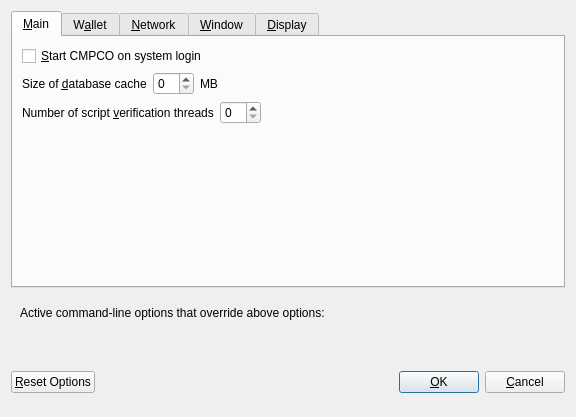
<?xml version="1.0" encoding="UTF-8"?>
<ui version="4.0">
 <class>OptionsDialog</class>
 <widget class="QDialog" name="OptionsDialog">
  <property name="geometry">
   <rect>
    <x>0</x>
    <y>0</y>
    <width>576</width>
    <height>417</height>
   </rect>
  </property>
  <property name="windowTitle">
   <string>Options</string>
  </property>
  <property name="modal">
   <bool>true</bool>
  </property>
  <layout class="QVBoxLayout" name="verticalLayout">
   <item>
    <widget class="QTabWidget" name="tabWidget">
     <property name="currentIndex">
      <number>0</number>
     </property>
     <widget class="QWidget" name="tabMain">
      <attribute name="title">
       <string>&amp;Main</string>
      </attribute>
      <layout class="QVBoxLayout" name="verticalLayout_Main">
       <item>
        <widget class="QCheckBox" name="bitcoinAtStartup">
         <property name="toolTip">
          <string>Automatically start CMPCO after logging in to the system.</string>
         </property>
         <property name="text">
          <string>&amp;Start CMPCO on system login</string>
         </property>
        </widget>
       </item>
       <item>
        <layout class="QHBoxLayout" name="horizontalLayout_2_Main">
         <item>
          <widget class="QLabel" name="databaseCacheLabel">
           <property name="text">
            <string>Size of &amp;database cache</string>
           </property>
           <property name="textFormat">
            <enum>Qt::PlainText</enum>
           </property>
           <property name="buddy">
            <cstring>databaseCache</cstring>
           </property>
          </widget>
         </item>
         <item>
          <widget class="QSpinBox" name="databaseCache"/>
         </item>
         <item>
          <widget class="QLabel" name="databaseCacheUnitLabel">
           <property name="text">
            <string>MB</string>
           </property>
           <property name="textFormat">
            <enum>Qt::PlainText</enum>
           </property>
          </widget>
         </item>
         <item>
          <spacer name="horizontalSpacer_2_Main">
           <property name="orientation">
            <enum>Qt::Horizontal</enum>
           </property>
           <property name="sizeHint" stdset="0">
            <size>
             <width>40</width>
             <height>20</height>
            </size>
           </property>
          </spacer>
         </item>
        </layout>
       </item>
       <item>
        <layout class="QHBoxLayout" name="horizontalLayout_3_Main">
         <item>
          <widget class="QLabel" name="threadsScriptVerifLabel">
           <property name="text">
            <string>Number of script &amp;verification threads</string>
           </property>
           <property name="textFormat">
            <enum>Qt::PlainText</enum>
           </property>
           <property name="buddy">
            <cstring>threadsScriptVerif</cstring>
           </property>
          </widget>
         </item>
         <item>
          <widget class="QSpinBox" name="threadsScriptVerif">
           <property name="toolTip">
            <string>(0 = auto, &lt;0 = leave that many cores free)</string>
           </property>
          </widget>
         </item>
         <item>
          <spacer name="horizontalSpacer_3_Main">
           <property name="orientation">
            <enum>Qt::Horizontal</enum>
           </property>
           <property name="sizeHint" stdset="0">
            <size>
             <width>40</width>
             <height>20</height>
            </size>
           </property>
          </spacer>
         </item>
        </layout>
       </item>
       <item>
        <spacer name="verticalSpacer_Main">
         <property name="orientation">
          <enum>Qt::Vertical</enum>
         </property>
         <property name="sizeHint" stdset="0">
          <size>
           <width>20</width>
           <height>40</height>
          </size>
         </property>
        </spacer>
       </item>
      </layout>
     </widget>
     <widget class="QWidget" name="tabWallet">
      <attribute name="title">
       <string>W&amp;allet</string>
      </attribute>
      <layout class="QVBoxLayout" name="verticalLayout_Wallet">
       <item>
        <widget class="QGroupBox" name="groupBox">
         <property name="title">
          <string>Expert</string>
         </property>
         <layout class="QVBoxLayout" name="verticalLayout_2">
          <item>
           <widget class="QCheckBox" name="coinControlFeatures">
            <property name="toolTip">
             <string>Whether to show coin control features or not.</string>
            </property>
            <property name="text">
             <string>Enable coin &amp;control features</string>
            </property>
           </widget>
          </item>
          <item>
           <widget class="QCheckBox" name="showMasternodesTab">
            <property name="toolTip">
             <string>Show additional tab listing all your masternodes in first sub-tab&lt;br/&gt;and all masternodes on the network in second sub-tab.</string>
            </property>
            <property name="text">
             <string>Show Masternodes Tab</string>
            </property>
           </widget>
          </item>
          <item>
           <widget class="QCheckBox" name="spendZeroConfChange">
            <property name="toolTip">
             <string>If you disable the spending of unconfirmed change, the change from a transaction&lt;br/&gt;cannot be used until that transaction has at least one confirmation.&lt;br/&gt;This also affects how your balance is computed.</string>
            </property>
            <property name="text">
             <string>&amp;Spend unconfirmed change</string>
            </property>
           </widget>
          </item>
         </layout>
        </widget>
       </item>
       <item>
        <spacer name="verticalSpacer_Wallet">
         <property name="orientation">
          <enum>Qt::Vertical</enum>
         </property>
         <property name="sizeHint" stdset="0">
          <size>
           <width>20</width>
           <height>40</height>
          </size>
         </property>
        </spacer>
       </item>
      </layout>
     </widget>
     <widget class="QWidget" name="tabNetwork">
      <attribute name="title">
       <string>&amp;Network</string>
      </attribute>
      <layout class="QVBoxLayout" name="verticalLayout_Network">
       <item>
        <widget class="QCheckBox" name="mapPortUpnp">
         <property name="toolTip">
          <string>Automatically open the CMPCO client port on the router. This only works when your router supports UPnP and it is enabled.</string>
         </property>
         <property name="text">
          <string>Map port using &amp;UPnP</string>
         </property>
        </widget>
       </item>
       <item>
        <widget class="QCheckBox" name="allowIncoming">
         <property name="toolTip">
          <string>Accept connections from outside</string>
         </property>
         <property name="text">
          <string>Allow incoming connections</string>
         </property>
        </widget>
       </item>
       <item>
        <widget class="QCheckBox" name="connectSocks">
         <property name="toolTip">
          <string>Connect to the CMPCO network through a SOCKS5 proxy.</string>
         </property>
         <property name="text">
          <string>&amp;Connect through SOCKS5 proxy (default proxy):</string>
         </property>
        </widget>
       </item>
       <item>
        <layout class="QHBoxLayout" name="horizontalLayout_1_Network">
         <item>
          <widget class="QLabel" name="proxyIpLabel">
           <property name="text">
            <string>Proxy &amp;IP:</string>
           </property>
           <property name="textFormat">
            <enum>Qt::PlainText</enum>
           </property>
           <property name="buddy">
            <cstring>proxyIp</cstring>
           </property>
          </widget>
         </item>
         <item>
          <widget class="QValidatedLineEdit" name="proxyIp">
           <property name="minimumSize">
            <size>
             <width>140</width>
             <height>0</height>
            </size>
           </property>
           <property name="maximumSize">
            <size>
             <width>140</width>
             <height>16777215</height>
            </size>
           </property>
           <property name="toolTip">
            <string>IP address of the proxy (e.g. IPv4: 127.0.0.1 / IPv6: ::1)</string>
           </property>
          </widget>
         </item>
         <item>
          <widget class="QLabel" name="proxyPortLabel">
           <property name="text">
            <string>&amp;Port:</string>
           </property>
           <property name="textFormat">
            <enum>Qt::PlainText</enum>
           </property>
           <property name="buddy">
            <cstring>proxyPort</cstring>
           </property>
          </widget>
         </item>
         <item>
          <widget class="QLineEdit" name="proxyPort">
           <property name="minimumSize">
            <size>
             <width>55</width>
             <height>0</height>
            </size>
           </property>
           <property name="maximumSize">
            <size>
             <width>55</width>
             <height>16777215</height>
            </size>
           </property>
           <property name="toolTip">
            <string>Port of the proxy (e.g. 9050)</string>
           </property>
          </widget>
         </item>
         <item>
          <spacer name="horizontalSpacer_1_Network">
           <property name="orientation">
            <enum>Qt::Horizontal</enum>
           </property>
           <property name="sizeHint" stdset="0">
            <size>
             <width>40</width>
             <height>20</height>
            </size>
           </property>
          </spacer>
         </item>
        </layout>
       </item>
       <item>
        <spacer name="verticalSpacer_Network">
         <property name="orientation">
          <enum>Qt::Vertical</enum>
         </property>
         <property name="sizeHint" stdset="0">
          <size>
           <width>20</width>
           <height>40</height>
          </size>
         </property>
        </spacer>
       </item>
      </layout>
     </widget>
     <widget class="QWidget" name="tabWindow">
      <attribute name="title">
       <string>&amp;Window</string>
      </attribute>
      <layout class="QVBoxLayout" name="verticalLayout_Window">
       <item>
        <widget class="QCheckBox" name="minimizeToTray">
         <property name="toolTip">
          <string>Show only a tray icon after minimizing the window.</string>
         </property>
         <property name="text">
          <string>&amp;Minimize to the tray instead of the taskbar</string>
         </property>
        </widget>
       </item>
       <item>
        <widget class="QCheckBox" name="minimizeOnClose">
         <property name="toolTip">
          <string>Minimize instead of exit the application when the window is closed. When this option is enabled, the application will be closed only after selecting Quit in the menu.</string>
         </property>
         <property name="text">
          <string>M&amp;inimize on close</string>
         </property>
        </widget>
       </item>
       <item>
        <spacer name="verticalSpacer_Window">
         <property name="orientation">
          <enum>Qt::Vertical</enum>
         </property>
         <property name="sizeHint" stdset="0">
          <size>
           <width>20</width>
           <height>40</height>
          </size>
         </property>
        </spacer>
       </item>
      </layout>
     </widget>
     <widget class="QWidget" name="tabDisplay">
      <attribute name="title">
       <string>&amp;Display</string>
      </attribute>
      <layout class="QVBoxLayout" name="verticalLayout_Display">
       <item>
        <layout class="QHBoxLayout" name="horizontalLayout_1_Display">
         <item>
          <widget class="QLabel" name="langLabel">
           <property name="text">
            <string>User Interface &amp;language:</string>
           </property>
           <property name="textFormat">
            <enum>Qt::PlainText</enum>
           </property>
           <property name="buddy">
            <cstring>lang</cstring>
           </property>
          </widget>
         </item>
         <item>
          <widget class="QValueComboBox" name="lang">
           <property name="toolTip">
            <string>The user interface language can be set here. This setting will take effect after restarting CMPCO.</string>
           </property>
          </widget>
         </item>
        </layout>
       </item>
       <item>
        <widget class="QLabel" name="label_3">
         <property name="toolTip">
          <string notr="true"/>
         </property>
         <property name="statusTip">
          <string notr="true"/>
         </property>
         <property name="whatsThis">
          <string notr="true"/>
         </property>
         <property name="accessibleName">
          <string notr="true"/>
         </property>
         <property name="text">
          <string>Language missing or translation incomplete? Help contributing translations here:
https://www.transifex.com/cmpco-project/cmpco-project-translations</string>
         </property>
         <property name="wordWrap">
          <bool>true</bool>
         </property>
         <property name="openExternalLinks">
          <bool>true</bool>
         </property>
         <property name="textInteractionFlags">
          <set>Qt::TextBrowserInteraction</set>
         </property>
        </widget>
       </item>
       <item>
        <layout class="QHBoxLayout" name="horizontalLayout_4_Display" stretch="0,0">
         <item>
          <widget class="QLabel" name="themeLabel">
           <property name="text">
            <string>User Interface Theme:</string>
           </property>
          </widget>
         </item>
         <item>
          <widget class="QValueComboBox" name="theme"/>
         </item>
        </layout>
       </item>
       <item>
        <widget class="Line" name="line">
         <property name="orientation">
          <enum>Qt::Horizontal</enum>
         </property>
        </widget>
       </item>
       <item>
        <layout class="QHBoxLayout" name="horizontalLayout_2_Display">
         <item>
          <widget class="QLabel" name="unitLabel">
           <property name="text">
            <string>&amp;Unit to show amounts in:</string>
           </property>
           <property name="textFormat">
            <enum>Qt::PlainText</enum>
           </property>
           <property name="buddy">
            <cstring>unit</cstring>
           </property>
          </widget>
         </item>
         <item>
          <widget class="QValueComboBox" name="unit">
           <property name="toolTip">
            <string>Choose the default subdivision unit to show in the interface and when sending coins.</string>
           </property>
          </widget>
         </item>
        </layout>
       </item>
       <item>
        <layout class="QHBoxLayout" name="horizontalLayout_5_Display">
         <item>
          <widget class="QLabel" name="digitsLabel">
           <property name="text">
            <string>Decimal digits</string>
           </property>
          </widget>
         </item>
         <item>
          <widget class="QValueComboBox" name="digits"/>
         </item>
        </layout>
       </item>
       <item>
        <layout class="QHBoxLayout" name="horizontalLayout_3_Display">
         <item>
          <widget class="QLabel" name="thirdPartyTxUrlsLabel">
           <property name="toolTip">
            <string>Third party URLs (e.g. a block explorer) that appear in the transactions tab as context menu items. %s in the URL is replaced by transaction hash. Multiple URLs are separated by vertical bar |.</string>
           </property>
           <property name="text">
            <string>Third party transaction URLs</string>
           </property>
           <property name="buddy">
            <cstring>thirdPartyTxUrls</cstring>
           </property>
          </widget>
         </item>
         <item>
          <widget class="QLineEdit" name="thirdPartyTxUrls">
           <property name="toolTip">
            <string>Third party URLs (e.g. a block explorer) that appear in the transactions tab as context menu items. %s in the URL is replaced by transaction hash. Multiple URLs are separated by vertical bar |.</string>
           </property>
          </widget>
         </item>
        </layout>
       </item>
       <item>
        <spacer name="verticalSpacer">
         <property name="orientation">
          <enum>Qt::Vertical</enum>
         </property>
         <property name="sizeHint" stdset="0">
          <size>
           <width>20</width>
           <height>40</height>
          </size>
         </property>
        </spacer>
       </item>
      </layout>
     </widget>
    </widget>
   </item>
   <item>
    <widget class="QFrame" name="frame">
     <layout class="QVBoxLayout" name="verticalLayout_Bottom">
      <item>
       <layout class="QHBoxLayout" name="horizontalLayout_Bottom">
        <item>
         <widget class="QLabel" name="overriddenByCommandLineInfoLabel">
          <property name="text">
           <string>Active command-line options that override above options:</string>
          </property>
          <property name="textFormat">
           <enum>Qt::PlainText</enum>
          </property>
         </widget>
        </item>
        <item>
         <spacer name="horizontalSpacer_Bottom">
          <property name="orientation">
           <enum>Qt::Horizontal</enum>
          </property>
          <property name="sizeHint" stdset="0">
           <size>
            <width>40</width>
            <height>20</height>
           </size>
          </property>
         </spacer>
        </item>
       </layout>
      </item>
      <item>
       <widget class="QLabel" name="overriddenByCommandLineLabel">
        <property name="text">
         <string/>
        </property>
        <property name="textFormat">
         <enum>Qt::PlainText</enum>
        </property>
        <property name="wordWrap">
         <bool>true</bool>
        </property>
       </widget>
      </item>
     </layout>
    </widget>
   </item>
   <item>
    <layout class="QHBoxLayout" name="horizontalLayout_Buttons">
     <item>
      <widget class="QPushButton" name="resetButton">
       <property name="toolTip">
        <string>Reset all client options to default.</string>
       </property>
       <property name="text">
        <string>&amp;Reset Options</string>
       </property>
       <property name="autoDefault">
        <bool>false</bool>
       </property>
      </widget>
     </item>
     <item>
      <spacer name="horizontalSpacer_1">
       <property name="orientation">
        <enum>Qt::Horizontal</enum>
       </property>
       <property name="sizeHint" stdset="0">
        <size>
         <width>40</width>
         <height>48</height>
        </size>
       </property>
      </spacer>
     </item>
     <item>
      <widget class="QLabel" name="statusLabel">
       <property name="minimumSize">
        <size>
         <width>200</width>
         <height>0</height>
        </size>
       </property>
       <property name="font">
        <font>
         <weight>75</weight>
         <bold>true</bold>
        </font>
       </property>
       <property name="text">
        <string/>
       </property>
       <property name="textFormat">
        <enum>Qt::PlainText</enum>
       </property>
       <property name="wordWrap">
        <bool>true</bool>
       </property>
      </widget>
     </item>
     <item>
      <spacer name="horizontalSpacer_2">
       <property name="orientation">
        <enum>Qt::Horizontal</enum>
       </property>
       <property name="sizeHint" stdset="0">
        <size>
         <width>40</width>
         <height>48</height>
        </size>
       </property>
      </spacer>
     </item>
     <item>
      <widget class="QPushButton" name="okButton">
       <property name="text">
        <string>&amp;OK</string>
       </property>
       <property name="autoDefault">
        <bool>false</bool>
       </property>
       <property name="default">
        <bool>true</bool>
       </property>
      </widget>
     </item>
     <item>
      <widget class="QPushButton" name="cancelButton">
       <property name="text">
        <string>&amp;Cancel</string>
       </property>
       <property name="autoDefault">
        <bool>false</bool>
       </property>
      </widget>
     </item>
    </layout>
   </item>
  </layout>
 </widget>
 <customwidgets>
  <customwidget>
   <class>QValidatedLineEdit</class>
   <extends>QLineEdit</extends>
   <header>qvalidatedlineedit.h</header>
  </customwidget>
  <customwidget>
   <class>QValueComboBox</class>
   <extends>QComboBox</extends>
   <header>qvaluecombobox.h</header>
  </customwidget>
 </customwidgets>
 <resources/>
 <connections/>
</ui>
